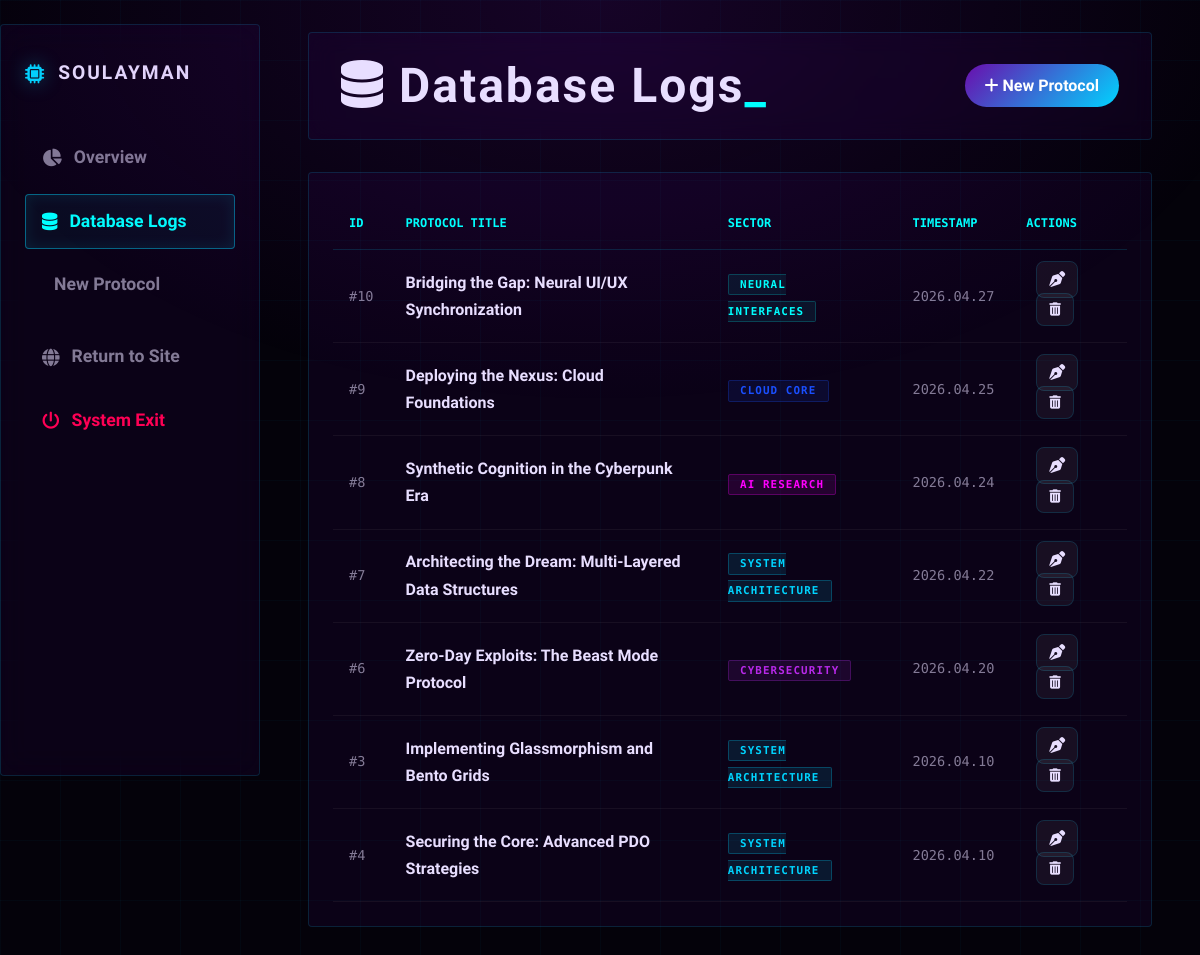
The app's page /Admin/posts.php (signed in) with its own data.
### tables this page shows
CREATE TABLE `posts` (
  `id` int(11) NOT NULL,
  `user_id` int(11) NOT NULL,
  `category_id` int(11) NOT NULL,
  `title` varchar(255) NOT NULL,
  `content` text NOT NULL,
  `image_path` varchar(255) DEFAULT NULL,
  `created_at` timestamp NOT NULL DEFAULT current_timestamp()
);

CREATE TABLE `categories` (
  `id` int(11) NOT NULL,
  `name` varchar(50) NOT NULL,
  `created_at` timestamp NOT NULL DEFAULT current_timestamp(),
  `color_tag` varchar(50) DEFAULT 'tag-blue'
);

### core/Admin.php (called while the page is built, shortened)
<?php
class Admin
{
    private $conn;
    public function __construct($db)
    {
        $this->conn = $db;
    }
    public function getAllPostsAdmin()
    {
        $sql = "SELECT posts.id, posts.title, posts.created_at,
                    categories.name AS category_name,
                    categories.color_tag,
                    users.username AS author
                    FROM posts
                    LEFT JOIN categories ON posts.category_id = categories.id
                    LEFT JOIN users ON posts.user_id = users.id
                    ORDER BY posts.created_at DESC";
        $stmt = $this->conn->prepare($sql);
        $stmt->execute();
        return $stmt->fetchAll(PDO::FETCH_ASSOC);
    }
}

### Admin/posts.php (the view, shortened to what this page needs)
<?php
require_once '../core/Admin.php';
$database = new Database();
$db = $database->getConnection();
$admin = new Admin($db);
$posts = $admin->getAllPostsAdmin();
?>
<!DOCTYPE html>
<html lang="en">
<head>
    <link rel="stylesheet" href="../assets/CSS/style.css">
    <link rel="stylesheet" href="../assets/CSS/dashboard.css">
    <link rel="stylesheet" href="../assets/CSS/posts.css">
    <link rel="stylesheet" href="https://cdnjs.cloudflare.com/ajax/libs/font-awesome/6.4.0/css/all.min.css">
</head>
<body class="admin-body">
    <div class="admin-container">
        <?php include '../includes/admin_aside.php'; ?>
        <main class="admin-main">
            <header class="admin-header">
                <h1 class="page-title"><i class="fa-solid fa-database"></i> Database Logs<span>_</span></h1>
                <a href="create_post.php" class="auth-btn"><i class="fa-solid fa-plus"></i> New Protocol</a>
            </header>
            <section class="glass-panel">
                <table class="protocol-table">
                    <thead>
                        <tr>
                            <th>ID</th>
                            <th>Protocol Title</th>
                            <th>Sector</th>
                            <th>Timestamp</th>
                            <th>Actions</th>
                        </tr>
                    </thead>
                    <tbody>
                        <?php foreach ($posts as $post): ?>
                            <tr>
                                <td class="mono">#<?= $post['id'] ?></td>
                                <td class="title-cell"><?= htmlspecialchars($post['title']) ?></td>
                                <td><span class="tag <?= $post['color_tag'] ?>"><?= $post['category_name'] ?></span></td>
                                <td class="mono"><?= date('Y.m.d', strtotime($post['created_at'])) ?></td>
                                <td class="actions">
                                    <a href="edit_post.php?id=<?= $post['id'] ?>" class="action-btn edit" title="Edit Protocol">
                                        <i class="fa-solid fa-pen-nib"></i>
                                    </a>
                                    <button class="action-btn delete" onclick="openDeleteModal(<?= $post['id'] ?>, '<?= addslashes($post['title']) ?>')" title="Delete Protocol">
                                        <i class="fa-solid fa-trash-can"></i>
                                    </button>
                                </td>
                            </tr>
                        <?php endforeach; ?>
                    </tbody>
                </table>
            </section>
        </main>
    </div>
</body>
</html>

### includes/admin_aside.php (shortened to what this page needs)
<?php
$currentPage = basename($_SERVER['PHP_SELF']);
?>
<aside class="glass-sidebar">
    <a href="dashboard.php" class="sidebar-logo">
        <i class="fa-solid fa-microchip" style="color: var(--color-7x-blue);"></i> <?= htmlspecialchars($_SESSION['username'] ?? 'Admin') ?>
    </a>
    <nav class="sidebar-nav">
        <a href="dashboard.php" class="<?= ($currentPage == 'dashboard.php') ? 'active' : '' ?>">
            <i class="fa-solid fa-chart-pie"></i> Overview
        </a>
        <a href="posts.php" class="<?= ($currentPage == 'posts.php') ? 'active' : '' ?>">
            <i class="fa-solid fa-database"></i> Database Logs
        </a>
        <a href="create_post.php" class="<?= ($currentPage == 'create_post.php') ? 'active' : '' ?>">
            <i class="fa-solid fa-plus-terminal"></i> New Protocol
        </a>
        <a href="../index.php"><i class="fa-solid fa-globe"></i> Return to Site</a>
        <a href="../logout.php" class="danger"><i class="fa-solid fa-power-off"></i> System Exit</a>
    </nav>
</aside>

### assets/CSS/style.css (style rules this page uses)
:root { --color-7x-purple: #6A0DAD; --color-7x-purple-light: #B829EA; --color-7x-blue: #00D4FF; --color-7x-cyan: #00FFFF; --bg-void: #04020A; --bg-deep: #07040F; --bg-surface: #0D0818; --glass-bg: rgba(106, 13, 173, 0.08); --glass-border: rgba(0, 212, 255, 0.15); --glass-border-hover: rgba(0, 212, 255, 0.45); --text-primary: #E8DEFF; --text-secondary: rgba(232, 222, 255, 0.55); --text-muted: rgba(232, 222, 255, 0.3); --glow-blue: 0 0 20px rgba(0, 212, 255, 0.4); --glow-blue-strong: 0 0 40px rgba(0, 212, 255, 0.6), 0 0 80px rgba(0, 212, 255, 0.2); --glow-purple: 0 0 30px rgba(184, 41, 234, 0.3); --glow-cyan: 0 0 20px rgba(0, 255, 255, 0.4); --font-display: 'Orbitron', sans-serif; --font-body: 'Rajdhani', sans-serif; --font-mono: 'Share Tech Mono', monospace; --transition: 0.3s cubic-bezier(0.4, 0, 0.2, 1); --radius: 4px; }
* { margin: 0; padding: 0; box-sizing: border-box; }
html { scroll-behavior: smooth; font-size: 16px; }
body { background-color: var(--bg-void); color: var(--text-primary); font-family: var(--font-body); font-weight: 400; line-height: 1.7; min-height: 100vh; overflow-x: hidden; }
body::before { content: ''; position: fixed; inset: 0; background-image: linear-gradient(rgba(0, 212, 255, 0.03) 1px, transparent 1px), linear-gradient(90deg, rgba(0, 212, 255, 0.03) 1px, transparent 1px); background-size: 60px 60px; pointer-events: none; z-index: 0; }
body::after { content: ''; position: fixed; inset: 0; background: radial-gradient(ellipse 80% 60% at 50% 0%, rgba(106, 13, 173, 0.18) 0%, transparent 70%); pointer-events: none; z-index: 0; }
h1, h2, h3, h4 { font-family: var(--font-display); font-weight: 700; letter-spacing: 2px; line-height: 1.2; }
h1 { font-size: 48px; }
a { color: var(--color-7x-blue); text-decoration: none; transition: color var(--transition); }
span { color: var(--color-7x-cyan); font-weight: 600; }
main { position: relative; z-index: 1; padding-top: 5rem; }
.auth-btn { background: linear-gradient(135deg, var(--color-7x-purple), var(--color-7x-blue)); padding: 8px 20px; border-radius: 100px; color: #fff !important; font-weight: 600; border: none; cursor: pointer; font-family: var(--font-sans); transition: opacity 0.3s ease, transform 0.2s ease; }
.tag { font-family: var(--font-mono); font-size: 0.68rem; letter-spacing: 0.1em; padding: 0.2rem 0.7rem; border-radius: 2px; text-transform: uppercase; }
.tag-blue { color: var(--color-7x-blue); background: rgba(0, 212, 255, 0.1); border: 1px solid rgba(0, 212, 255, 0.25); }
.tag-purple { color: var(--color-7x-purple-light); background: rgba(184, 41, 234, 0.1); border: 1px solid rgba(184, 41, 234, 0.25); }
.tag-cyan { color: var(--color-7x-cyan); background: rgba(0, 255, 255, 0.07); border: 1px solid rgba(0, 255, 255, 0.2); }
.tag-magenta { color: #ff00ff; background: rgba(255, 0, 255, 0.1); border: 1px solid rgba(255, 0, 255, 0.25); }
.tag-cobalt { color: #1a4fff; background: rgba(26, 79, 255, 0.1); border: 1px solid rgba(26, 79, 255, 0.25); }

### assets/CSS/posts.css (style rules this page uses)
.admin-container { display: flex; min-height: 100vh; width: 100%; align-items: flex-start; }
.admin-main { flex-grow: 1; padding: 2rem 3rem; width: calc(100% - 260px); margin-left: auto; overflow-x: hidden; }
.glass-panel { background: var(--glass-bg); border: 1px solid var(--glass-border); border-radius: var(--radius); padding: 24px; overflow-x: auto; }
.protocol-table { width: 100%; border-collapse: collapse; text-align: left; }
.protocol-table th { font-family: var(--font-mono); color: var(--color-7x-cyan); font-size: 0.75rem; text-transform: uppercase; padding: 16px; border-bottom: 1px solid var(--glass-border); }
.protocol-table td { padding: 16px; color: var(--text-secondary); border-bottom: 1px solid rgba(255, 255, 255, 0.05); }
.title-cell { color: var(--text-primary) !important; font-weight: 600; }
.mono { font-family: var(--font-mono); font-size: 0.85rem; }
.action-btn { background: rgba(255, 255, 255, 0.05); border: 1px solid var(--glass-border); color: var(--text-primary); padding: 8px 12px; border-radius: 8px; margin-left: 10px; cursor: pointer; transition: all 0.3s ease; }

### records on screen
posts: id "10", title "Bridging the Gap: Neural UI/UX Synchronization", category.name "NEURAL INTERFACES", created_at "2026.04.27"
posts: id "9", title "Deploying the Nexus: Cloud Foundations", category.name "CLOUD CORE", created_at "2026.04.25"
posts: id "8", title "Synthetic Cognition in the Cyberpunk Era", category.name "AI RESEARCH", created_at "2026.04.24"
posts: id "7", title "Architecting the Dream: Multi-Layered Data Structures", category.name "SYSTEM ARCHITECTURE", created_at "2026.04.22"
posts: id "6", title "Zero-Day Exploits: The Beast Mode Protocol", category.name "CYBERSECURITY", created_at "2026.04.20"
posts: id "3", title "Implementing Glassmorphism and Bento Grids", category.name "SYSTEM ARCHITECTURE", created_at "2026.04.10"
posts: id "4", title "Securing the Core: Advanced PDO Strategies", category.name "SYSTEM ARCHITECTURE", created_at "2026.04.10"

### other values on screen
$_SESSION['username'] "SOULAYMAN"
